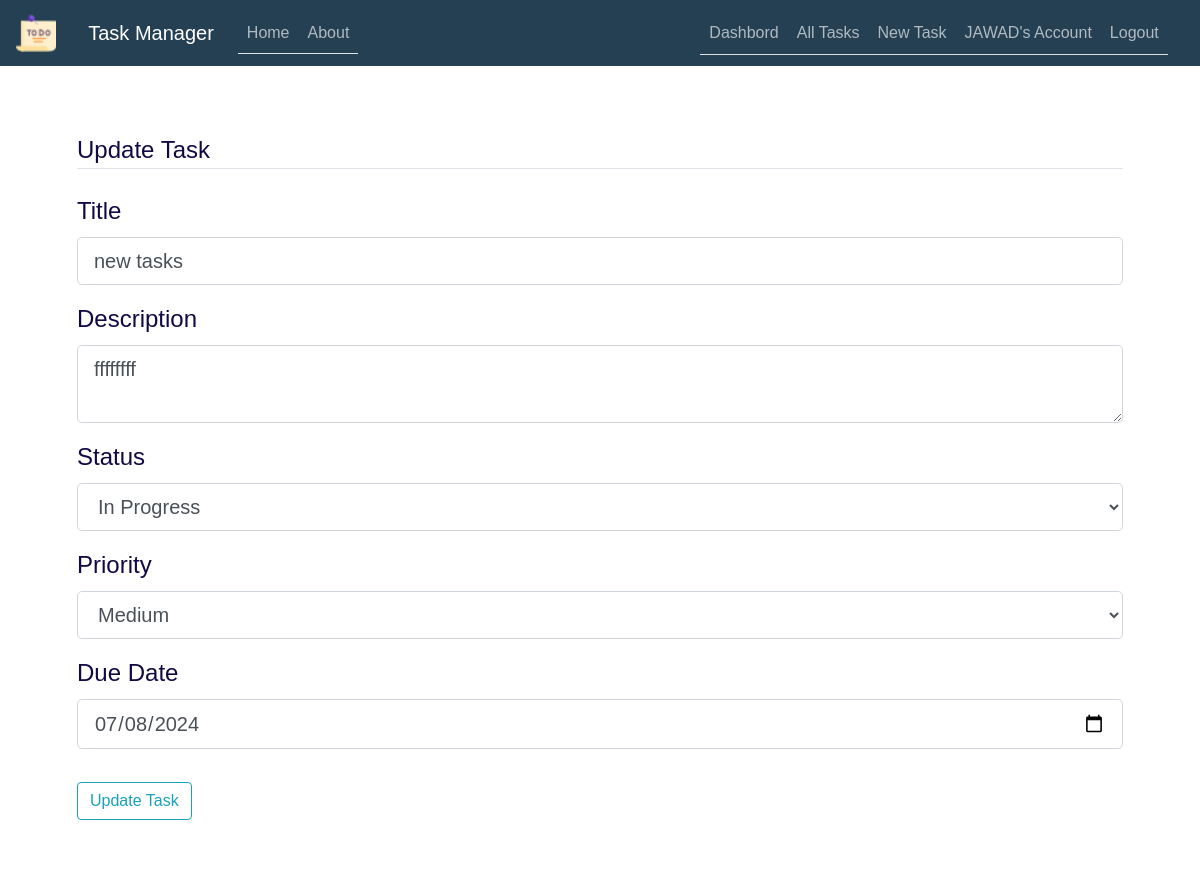
/task/46/update (signed in), run on the app's committed database.
### TaskManager/models.py (models this page shows, shortened)
class User(db.Model, UserMixin):
    id = db.Column(db.Integer, primary_key=True)
    username = db.Column(db.String(50), unique=True, nullable=False)
    email = db.Column(db.String(100), unique=True, nullable=False)
    password = db.Column(db.String(255), nullable=False)
    date_joined = db.Column(db.DateTime, default=datetime.now)
    last_login = db.Column(db.DateTime, default=datetime.now)
    tasks = db.relationship('Task', backref='user', lazy=True)
    task_collaborators = db.relationship('TaskCollaborator', backref='user', lazy=True)

class Task(db.Model):
    id = db.Column(db.Integer, primary_key=True)
    user_id = db.Column(db.Integer, db.ForeignKey('user.id'), nullable=False)
    title = db.Column(db.String(255), nullable=False)
    description = db.Column(db.Text)
    status = db.Column(db.Enum('in progress', 'completed', 'pending'), default='in progress')
    priority = db.Column(db.Enum('low', 'medium', 'high'), default='medium')
    due_date = db.Column(db.DateTime, default=datetime.utcnow)
    created_at = db.Column(db.DateTime, default=datetime.utcnow)
    updated_at = db.Column(db.DateTime, default=datetime.utcnow, onupdate=datetime.utcnow)
    notes = db.relationship(
        'Note', backref='task', lazy=True, cascade='all, delete-orphan')
    task_collaborators = db.relationship(
        'TaskCollaborator', backref='task', lazy=True, cascade='all, delete-orphan')

### TaskManager/tasks/routes.py (the view)
@tasks.route("/task/<int:task_id>/update", methods=['GET', 'POST'])
@login_required
def update_task(task_id):
    task = Task.query.get_or_404(task_id)
    if task.user != current_user:
        abort(403)  # Forbidden error, user is not the owner of the task
    form = UpdateTaskForm()
    if form.validate_on_submit():
        task.title = form.title.data
        task.description = form.description.data
        task.status = form.status.data
        task.priority = form.priority.data
        task.due_date = form.due_date.data
        task.updated_at = datetime.utcnow()
        db.session.commit()
        flash('Your task has been updated!', 'success')
        return redirect(url_for('tasks.task', task_id=task.id))
    elif request.method == 'GET':
        form.title.data = task.title
        form.description.data = task.description
        form.status.data = task.status
        form.priority.data = task.priority
        form.due_date.data = task.due_date
    return render_template('create_task.html', title='Update Task', form=form)

### TaskManager/tasks/forms.py
class UpdateTaskForm(FlaskForm):
    title = StringField('Title', validators=[DataRequired(), Length(min=1, max=255)])
    description = TextAreaField('Description')
    status = SelectField('Status', choices=[
        ('in progress', 'In Progress'), ('completed','Completed'),('pending', 'Pending')
        ], default='in progress')
    priority = SelectField('Priority', choices=[('low', 'Low'), ('medium', 'Medium'),
                                                ('high', 'High')], default='medium')
    due_date = DateField(
        'Due Date', validators=[DataRequired()], default=datetime.utcnow ,format='%Y-%m-%d')
    submit = SubmitField('Update Task')

### TaskManager/models.py (called while the page is built)
@login_manager.user_loader
def load_user(user_id):
    return User.query.get(int(user_id))

### TaskManager/templates/create_task.html (shortened to what this page needs)
{% extends "layout.html" %}
{% block content %}
    <div class="content-section">
        <form method="POST" action="">
            <fieldset class="form-group">
                <legend class="border-bottom mb-4">{{ title }}</legend>
                <div class="form-group">
                    {{ form.title.label(class="form-control-label") }}
                    {% if form.title.errors %}
                        {{ form.title(class="form-control form-control-lg is-invalid") }}
                        <div class="invalid-feedback">
                            {% for error in form.title.errors %}
                                <span>{{ error }}</span>
                            {% endfor %}
                        </div>
                    {% else %}
                        {{ form.title(class="form-control form-control-lg") }}
                    {% endif %}
                </div>
                <div class="form-group">
                    {{ form.description.label(class="form-control-label") }}
                    {% if form.description.errors %}
                        {{ form.description(class="form-control form-control-lg is-invalid") }}
                        <div class="invalid-feedback">
                            {% for error in form.description.errors %}
                                <span>{{ error }}</span>
                            {% endfor %}
                        </div>
                    {% else %}
                        {{ form.description(class="form-control form-control-lg") }}
                    {% endif %}
                </div>
                <div class="form-group">
                    {{ form.status.label(class="form-control-label") }}
                    {% if form.status.errors %}
                        {{ form.status(class="form-control form-control-lg is-invalid") }}
                        <div class="invalid-feedback">
                            {% for error in form.status.errors %}
                                <span>{{ error }}</span>
                            {% endfor %}
                        </div>
                    {% else %}
                        {{ form.status(class="form-control form-control-lg") }}
                    {% endif %}
                </div>
                <div class="form-group">
                    {{ form.priority.label(class="form-control-label") }}
                    {% if form.priority.errors %}
                        {{ form.priority(class="form-control form-control-lg is-invalid") }}
                        <div class="invalid-feedback">
                            {% for error in form.priority.errors %}
                                <span>{{ error }}</span>
                            {% endfor %}
                        </div>
                    {% else %}
                        {{ form.priority(class="form-control form-control-lg") }}
                    {% endif %}
                </div>
                <div class="form-group">
                    {{ form.due_date.label(class="form-control-label") }}
                    {% if form.due_date.errors %}
                        {{ form.due_date(class="form-control form-control-lg is-invalid") }}
                        <div class="invalid-feedback">
                            {% for error in form.due_date.errors %}
                                <span>{{ error }}</span>
                            {% endfor %}
                        </div>
                    {% else %}
                        {{ form.due_date(class="form-control form-control-lg") }}
                    {% endif %}
                </div>
            </fieldset>
            <div class="form-group">
                {{ form.submit(class="btn btn-outline-info") }}
            </div>
        </form>
    </div>
{% endblock content %}

### TaskManager/templates/layout.html (shortened to what this page needs)
<!DOCTYPE html>
<html>
<head>
    <link rel="stylesheet" href="https://maxcdn.bootstrapcdn.com/bootstrap/4.0.0/css/bootstrap.min.css">
    <link rel="stylesheet" type="text/css" href="{{ url_for('static', filename='main.css') }}">
</head>
<body>
    <header class="site-header">
      <nav class="navbar navbar-expand-md navbar-dark bg-steel fixed-top">
        <a class="navbar-brand" href="#">
          <img src="{{ url_for('static', filename='tache3.png') }}" alt="Logo" style="width:40px;">
        </a>
        <div class="container">
          <a class="navbar-brand mr-4" href="/">Task Manager</a>
          <div class="collapse navbar-collapse" id="navbarToggle">
            <div class="nav nav-tabs mr-auto navbar-nav">
              <a class="nav-item nav-link" href="{{ url_for('main.home') }}">Home</a>
              <a class="nav-item nav-link" href="{{ url_for('main.about') }}">About</a>
            </div>
            <div class="nav nav-tabs">
              <div class="navbar-nav">
                {% if current_user.is_authenticated %}
                <a class="nav-link" href="{{ url_for('main.dashbord') }}">Dashbord</a>
                  <a class="nav-link" href="{{ url_for('tasks.all_tasks') }}"> All Tasks </a>
                  <a class="nav-link" href="{{ url_for('tasks.new_task') }}">New Task</a>
                  <a class="nav-link" href="{{ url_for('users.account') }}">{{ current_user.username }}'s Account</a>
                  <a class="nav-link" href="{{ url_for('users.logout') }}">Logout</a>
                {% else %}
                  <a class="nav-item nav-link" href="{{ url_for('users.login') }}">Login</a>
                  <a class="nav-item nav-link" href="{{ url_for('users.register') }}">Register</a>
                {% endif %}
              </div>
            </div>
          </div>
        </div>
      </nav>
    </header>
    <main role="main" class="container">
      <div class="row">
        <div class="col-md-12">
          {% block content %}{% endblock %}
        </div>
      </div>
    </main>
  </body>
</html>

### TaskManager/static/main.css (style rules this page uses)
body { width: 100%; height: 100vh; font-family: Arial, sans-serif; background-image: url('my-main.jpg'); background-position: center; background-size: cover; background-attachment: fixed; position: relative; margin-top: 5rem; color: #000000; }
.bg-steel { background-color: #254053; color: #000000; }
.container { width: 95%; max-width: 1400px; margin: 0 auto; }
.content-section { background: rgba(255, 255, 255, 0.8); padding: 2rem; border-radius: 8px; margin-top: 20px; color: #120944; font-size: 1.5rem; }
.site-header .navbar-nav .nav-link { color: #fdfeffa4; }

### data on the page
User: username "JAWAD"
Task: title "new tasks", description "ffffffff", status "In Progress", priority "Medium", due_date "07/08/2024"

### other printed values
{{ title }} "Update Task"
